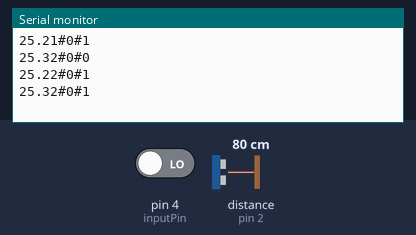
Recording of a sketch running on a simulated Arduino Uno, built with avr-gcc and run on an emulated ATmega328P. Shown: the last lines printed to the serial monitor. Wiring (inferred from the names in the program): ultrasonic range finder: trigger pin 3; echo pin 2. The inputs (shaded band) are chosen by the test bench; at power-on: distance to the obstacle (sensor on pin 2) 80 cm, pin 4 (inputPin) LOW. The echo pulse lasts 58.3 µs per cm; random numbers use the default seed unless the sketch sets one.

Above: at 1.4 s.
1.5 s: distance to the obstacle (sensor on pin 2) set to 2 cm
At 1.73 s:
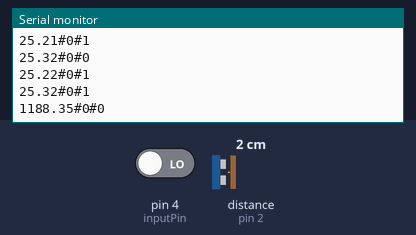
3.0 s: pin 4 (inputPin) driven HIGH
At 3.54 s:
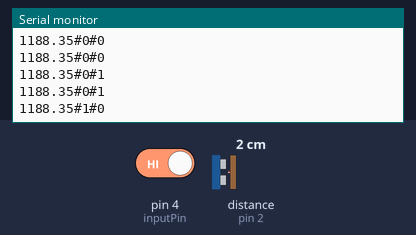
4.5 s: distance to the obstacle (sensor on pin 2) set to 4 cm
At 4.75 s:
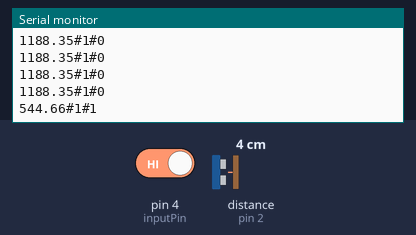
6.0 s: pin 4 (inputPin) driven LOW
At 6.56 s:
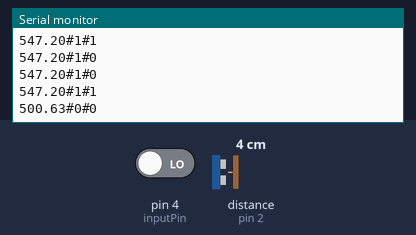
Timing chart, 0 to 8.5 s (numbered marks = the images above; inputs shaded):
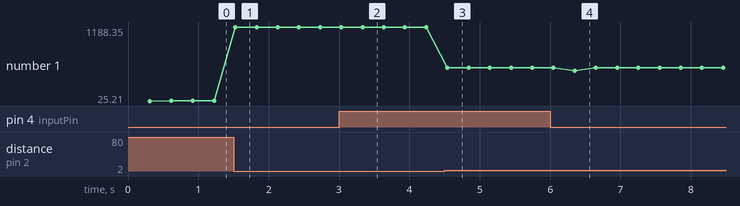

Measured:
- after the input at 1.5 s, the serial monitor: prints a new line at once (image 1)
- after the input at 3.0 s, the serial monitor: prints a new line after 0.33 s (image 2)
- after the input at 4.5 s, the serial monitor: prints a new line at once (image 3)
- after the input at 6.0 s, the serial monitor: prints a new line after 0.35 s (image 4)
- plotted number 1: 25.32 → 1188.35 after the input at 1.5 s, 1188.35 → 547.2 after the input at 4.5 s

The sketch:

451.ino
```cpp
  int inputPin = 4;               // choose the input pin (for PIR sensor)
  int pirState = LOW;             // we start, assuming no motion detected
  int val = 0;
  long duration; // variable for the duration of sound wave travel
  float distance; // variable for the distance measurement
  #define echoPin 2 // attach pin D2 Arduino to pin Echo of HC-SR04
  #define trigPin 3 //attach pin D3 Arduino to pin Trig of HC-SR04
  int movement = 0;

  void setup() {
  pinMode(inputPin, INPUT);     // declare sensor as input
  pinMode(trigPin, OUTPUT); // Sets the trigPin as an OUTPUT
  pinMode(echoPin, INPUT); // Sets the echoPin as an INPUT
  Serial.begin(9600);

}

void loop() {
val = digitalRead(inputPin);  // read input value


//PIR MOTION DETECTER

  if (val == HIGH) {            // check if the input is HIGH
    delay(300);
    movement = 1;
    //tell TouchDesigner that something moved
    if (pirState == LOW) {
      // we have just turned on

      // We only want to print on the output change, not state
      pirState = HIGH;
    }
  } else {
    delay(300);
    //tell touchdesigner we aren't moving
    if (pirState == HIGH){
      // we have just turned of
      movement = 0;
      // We only want to print on the output change, not state
      pirState = LOW;
    }
  }

//ULTRASONIC DISTANCE SENSOR

   // Clears the trigPin condition
  digitalWrite(trigPin, LOW);
  delayMicroseconds(2);
  // Sets the trigPin HIGH (ACTIVE) for 10 microseconds
  digitalWrite(trigPin, HIGH);
  delayMicroseconds(10);
  digitalWrite(trigPin, LOW);
  // Reads the echoPin, returns the sound wave travel time in microseconds
  duration = pulseIn(echoPin, HIGH);
  // Calculating the distance
  distance = duration * 0.034 / 2; // Speed of sound wave divided by 2 (go and back)
  // Displays the distance on the Serial Monitor
  distance = (1/distance)*2000;

 //Heart-rate
float heart = 61;
int output = 0;
if (heart < 100 && heart > 60) {
  heart = heart + ((rand() % 100)*0.03);
  heart = heart - ((rand() % 100)*0.01);
}
if (heart >= 61) {
  output = 0;
}
if (heart < 61) {
  output = 1;
}


 //final print
 Serial.print(distance);
 Serial.print("#");
 Serial.print(movement);
 Serial.print("#");
 Serial.println(output);

}
```
